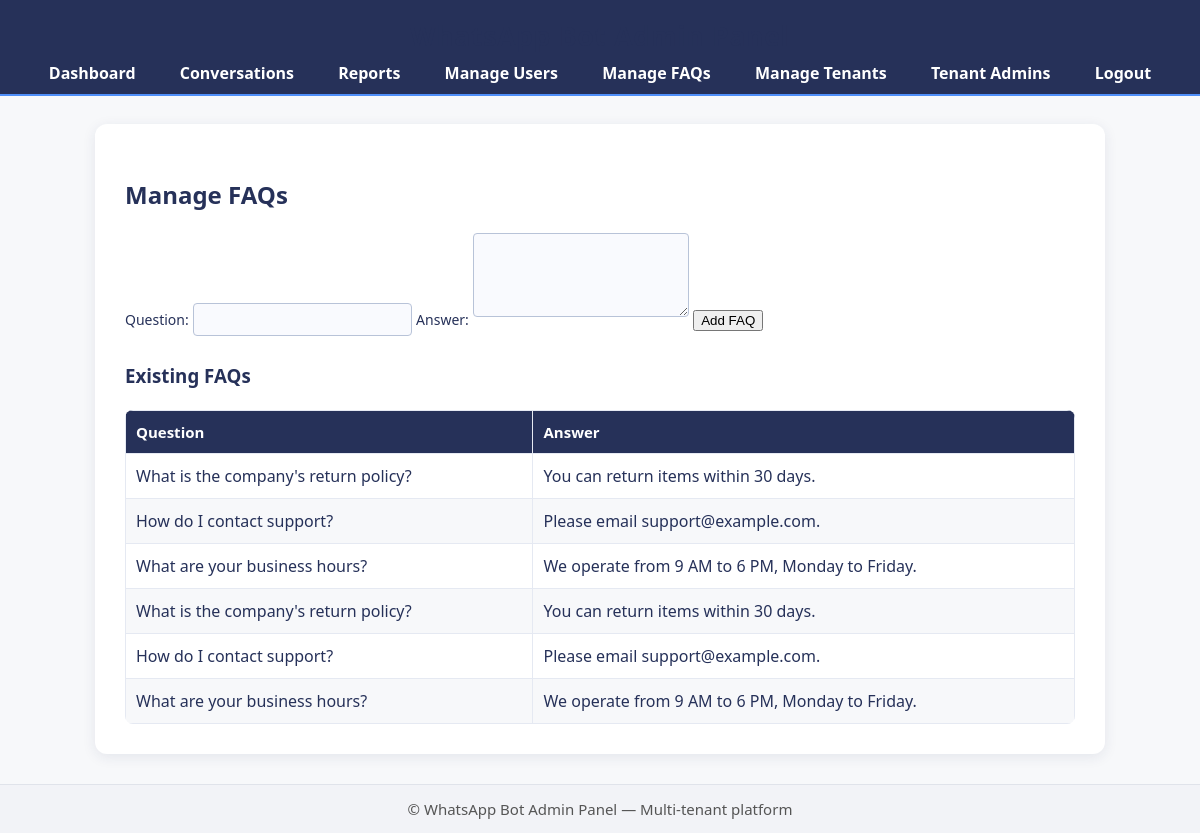
The page /manage_faqs (signed in) on the database its author committed.
### tables this page shows
CREATE TABLE faqs (
                    id INTEGER PRIMARY KEY AUTOINCREMENT,
                    tenant_id TEXT, -- ADDED: Foreign Key
                    question TEXT NOT NULL,
                    answer TEXT NOT NULL,
                    embedding TEXT, -- Store embedding as JSON string
                    FOREIGN KEY (tenant_id) REFERENCES tenants(tenant_id) -- ADDED: Foreign Key
                );

### admin_routes.py (the view, shortened to what this page needs)
@admin_bp.route('/manage_faqs', methods=['GET', 'POST'])
@login_required
def manage_faqs():
    try:
        tenant_id = getattr(current_user, 'tenant_id', None)
        tenants = []
        if current_user.role == 'admin':
            tenants = get_all_tenants()
        faqs = get_all_faqs(tenant_id)
        return render_template('manage_faqs.html',
                               user_email=current_user.email,
                               faqs=faqs,
                               tenants=tenants,
                               user_role=current_user.role)
    except Exception as e:
        logger.error(f"Error in manage_faqs: {e}", exc_info=True)
        flash("Error loading FAQs.", "danger")
        return render_template('manage_faqs.html', user_email=current_user.email, faqs=[])

### app.py (called while the page is built)
@app.context_processor
def inject_firebase_config():
    return {
        'FIREBASE_API_KEY': FIREBASE_API_KEY,
        'FIREBASE_AUTH_DOMAIN': FIREBASE_AUTH_DOMAIN,
        'FIREBASE_PROJECT_ID': FIREBASE_PROJECT_ID,
        'FIREBASE_STORAGE_BUCKET': FIREBASE_STORAGE_BUCKET,
        'FIREBASE_MESSAGING_SENDER_ID': FIREBASE_MESSAGING_SENDER_ID,
        'FIREBASE_APP_ID': FIREBASE_APP_ID,
        'FIREBASE_ENABLED': FIREBASE_ENABLED  # <-- Make available in all templates
    }

### auth.py (called while the page is built)
def load_user(uid):
    logger.debug(f"[LOGIN_DEBUG] load_user called with uid={uid}")
    if uid:
        user_data = get_user_by_uid(uid)
        logger.debug(f"[LOGIN_DEBUG] user_data loaded: {user_data}")
        if user_data:
            return User(user_data['uid'], user_data['email'], user_data['role'], user_data['tenant_id'])
        else:
            logger.warning(f"[LOGIN_DEBUG] No user found in DB with uid={uid}")
    else:
        logger.warning("[LOGIN_DEBUG] load_user called with None uid")
    return None

### db/db_connection.py (called while the page is built)
def get_db_connection():
    conn = None
    try:
        conn = sqlite3.connect(DATABASE_NAME)
        conn.row_factory = sqlite3.Row  # This allows access to columns by name
        conn.execute("PRAGMA foreign_keys = ON;")
        logger.debug(f"Successfully connected to database: {DATABASE_NAME}")
    except sqlite3.Error as e:
        logger.critical(f"Error connecting to database {DATABASE_NAME}: {e}")
        raise  # Re-raise the exception for the calling code to handle
    return conn

### db/users_crud.py (called while the page is built)
def get_user_by_uid(uid):
    conn = get_db_connection()
    try:
        cursor = conn.cursor()
        cursor.execute("SELECT * FROM users WHERE uid = ?", (uid,))
        row = cursor.fetchone()
        return dict(row) if row else None
    except sqlite3.Error as e:
        logger.error(f"Error fetching user by UID: {e}", exc_info=True)
        return None
    finally:
        conn.close()

### templates/manage_faqs.html (shortened to what this page needs)
{% extends "base.html" %}
{% block body_content %}
<h2>Manage FAQs</h2>
<form method="POST" class="form-container">
    <label for="question">Question:</label>
    <input type="text" id="question" name="question" required>
    <label for="answer">Answer:</label>
    <textarea id="answer" name="answer" rows="4" required></textarea>
    <button type="submit" class="button-primary">Add FAQ</button>
</form>
<h3>Existing FAQs</h3>
{% if faqs %}
    <table class="data-table">
        <thead>
            <tr><th>Question</th><th>Answer</th></tr>
        </thead>
        <tbody>
            {% for faq in faqs %}
                <tr>
                    <td>{{ faq.question }}</td>
                    <td>{{ faq.answer }}</td>
                </tr>
            {% endfor %}
        </tbody>
    </table>
{% else %}
    <p>No FAQs found.</p>
{% endif %}
{% endblock %}

### static/css/main.css (style rules this page uses)
body { font-family: 'Segoe UI', Arial, sans-serif; background-color: #f7f8fa; color: #263159; margin: 0; padding: 0; }
h1, h2, h3 { color: #263159; margin-bottom: 22px; }
.data-table { width: 100%; border-collapse: collapse; margin-top: 22px; background: #fff; border-radius: 8px; overflow: hidden; }
.data-table th, .data-table td { border: 1px solid #e5e9f2; padding: 11px 10px; text-align: left; }
.data-table th { background-color: #263159; color: #fff; font-weight: 600; font-size: 15px; }
.data-table tr:nth-child(even) { background-color: #f7f8fa; }
input, select, textarea { border: 1px solid #b8c3d8; border-radius: 4px; padding: 7px 9px; font-size: 15px; margin-bottom: 8px; background: #f9fafe; }
label { color: #263159; font-size: 14px; margin-bottom: 3px; }

### rows shown on the page
faqs: question "What is the company's return policy?", answer "You can return items within 30 days."
faqs: question "How do I contact support?", answer "Please email support@example.com."
faqs: question "What are your business hours?", answer "We operate from 9 AM to 6 PM, Monday to Friday."
faqs: question "What is the company's return policy?", answer "You can return items within 30 days."
faqs: question "How do I contact support?", answer "Please email support@example.com."
faqs: question "What are your business hours?", answer "We operate from 9 AM to 6 PM, Monday to Friday."
